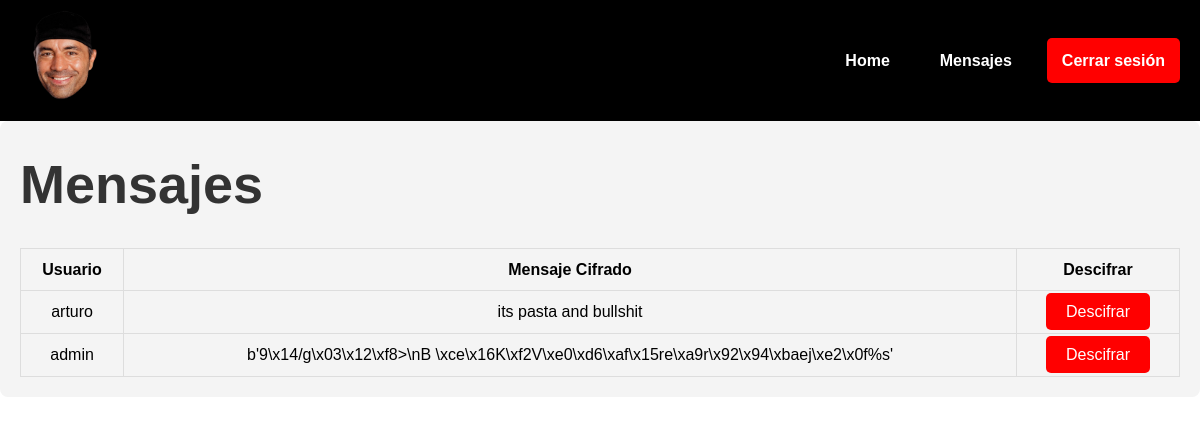
The app's page /mensajes (signed in), older data.
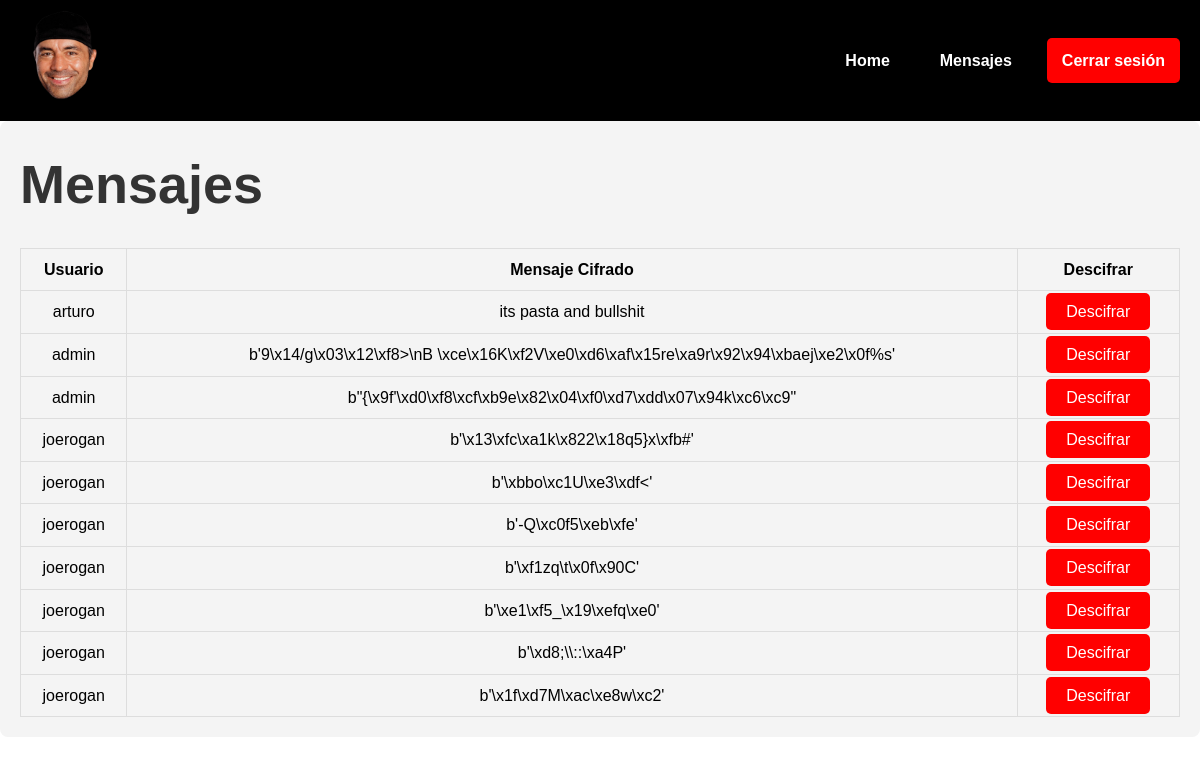
The same page, newer data.
### tables this page shows
CREATE TABLE messages (
            message_id INTEGER PRIMARY KEY AUTOINCREMENT,
            user_id INTEGER NOT NULL,
            message TEXT NOT NULL, iv BLOB,
            FOREIGN KEY (user_id) REFERENCES users(id)
        );

CREATE TABLE users (
            id INTEGER PRIMARY KEY AUTOINCREMENT,
            username TEXT NOT NULL UNIQUE,
            password TEXT NOT NULL
        );

### app.py (the view)
@app.route('/mensajes')
def mensajes():
    if 'user_id' not in session:
        return redirect(url_for('login'))
    conn = get_db_connection()
    messages = conn.execute('''
        SELECT users.username, messages.message
        FROM messages
        JOIN users ON messages.user_id = users.id
    ''').fetchall()
    conn.close()
    return render_template('mensajes.html', messages=messages)

### app.py (called while the page is built)
def get_db_connection():
    conn = sqlite3.connect('database.db')
    conn.row_factory = sqlite3.Row
    return conn

@app.context_processor #Esto es para que el header sepa en cualquier html si el usuario está logueado o no
def inject_user():
    return dict(is_logged_in='user_id' in session)

### templates/mensajes.html (shortened to what this page needs)
<!DOCTYPE html>
<html lang="es">
<head>
    <link rel="stylesheet" href="/static/css/styles.css">
</head>
<body>
    <header>
        <nav>
            <div class="logo">
                <img src="{{ url_for('static', filename='img/joe.png') }}" alt="Logo">
            </div>
            <ul class="menu">
                <li><a href="{{ url_for('index') }}">Home</a></li>
                <li><a href="{{ url_for('mensajes') }}">Mensajes</a></li>
                {% if is_logged_in %}
                    <li><a href="{{ url_for('logout') }}" class="btn">Cerrar sesión</a></li>
                {% else %}
                    <li><a href="{{ url_for('login') }}" class="btn">Iniciar sesión</a></li>
                    <li><a href="{{ url_for('register') }}" class="btn">Registrar</a></li>
                {% endif %}
            </ul>
        </nav>
    </header>
    <section class="formato-mensajes">
        <h1 class="titulo-mensajes">Mensajes</h1>
        <table class="elementos-tabla">
            <thead>
                <tr>
                    <th>Usuario</th>
                    <th>Mensaje Cifrado</th>
                    <th>Descifrar</th>
                </tr>
            </thead>
            <tbody>
                {% for message in messages %}
                <tr>
                    <td>{{ message.username }}</td>
                    <td>{{ message.message }}</td>
                    <td><a href="#" class="btn">Descifrar</a></td>
                </tr>
                {% endfor %}
            </tbody>
        </table>
    </section>
</body>
</html>

### static/css/styles.css (style rules this page uses)
* { margin: 0; padding: 0; box-sizing: border-box; }
body { font-family: 'Poppins', sans-serif; background-color: white; color: black; line-height: 1.6; }
header { background-color: black; padding: 10px 0; }
nav { display: flex; justify-content: space-between; align-items: center; max-width: 1200px; margin: 0 auto; padding: 0 20px; }
.logo { font-size: 24px; color: white; }
.logo img { width: 90px; height: auto; }
.menu { display: flex; align-items: center; list-style: none; padding: 0; margin: 0; }
.menu li { margin-left: 20px; }
.menu a { text-decoration: none; color: white; font-weight: bold; padding: 10px 15px; display: flex; align-items: center; }
.btn { color: white; background-color: red; text-decoration: none; border-radius: 5px; padding: 10px 20px; }
.formato-mensajes { padding: 20px; background-color: #f4f4f4; border-radius: 8px; margin-bottom: 20px; }
.titulo-mensajes { font-size: 54px; font-weight: bold; color: #333; }
.elementos-tabla { width: 100%; border-collapse: collapse; margin-top: 20px; border: 1px solid #ddd; }
.elementos-tabla th, .elementos-tabla td { border: 1px solid #ddd; padding: 8px; text-align: center; }

Row changes from the older to the newer data that the page shows:
added messages: username "admin", message "b\"{\\x9f'\\xd0\\xf8\\xcf\\xb9e\\x82\\x04\\xf0\\xd7\\xdd\\x07\\x94k\\xc6\\xc9\""
added messages: username "joerogan", message "b'\\x13\\xfc\\xa1k\\x822\\x18q5}x\\xfb#'"
added messages: username "joerogan", message "b'\\xbbo\\xc1U\\xe3\\xdf<'"
added messages: username "joerogan", message "b'-Q\\xc0f5\\xeb\\xfe'"
added messages: username "joerogan", message "b'\\xf1zq\\t\\x0f\\x90C'"
added messages: username "joerogan", message "b'\\xe1\\xf5_\\x19\\xefq\\xe0'"
added messages: username "joerogan", message "b'\\xd8;\\\\::\\xa4P'"
added messages: username "joerogan", message "b'\\x1f\\xd7M\\xac\\xe8w\\xc2'"
